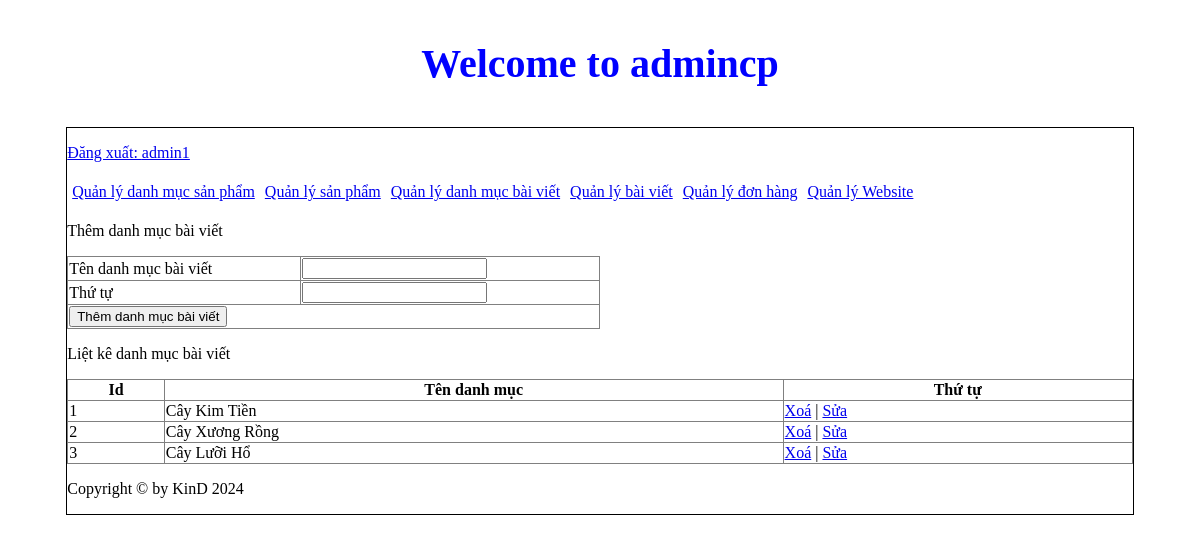
Page /admincp/index.php?action=quanlydanhmucbaiviet&query=them (signed in) on the committed database.
### tables this page shows
CREATE TABLE `tbl_danhmucbaiviet` (
  `id_baiviet` int(11) NOT NULL,
  `tendanhmuc_baiviet` varchar(250) NOT NULL,
  `thutu` int(11) NOT NULL
);

### admincp/modules/quanlydanhmucbaiviet/lietke.php (the view)
<?php
    $sql_lietke_danhmucbv = "SELECT * FROM tbl_danhmucbaiviet ORDER BY thutu ASC";
    $query_lietke_danhmucbv = mysqli_query($mysqli, $sql_lietke_danhmucbv);
?>
<p>Liệt kê danh mục bài viết</p>
<table style="width: 100%; border-collapse: collapse" border="1">
    <tr>
        <th>Id</th>
        <th>Tên danh mục</th>
        <th>Thứ tự</th>
    </tr>
    <?php
        $i = 0;
        while($row = mysqli_fetch_array($query_lietke_danhmucbv)){
            $i++;
    ?>
    <tr>
        <td><?php echo $i ?></td>
        <td><?php echo $row['tendanhmuc_baiviet'] ?></td>
        <td>
            <a href="modules/quanlydanhmucbaiviet/xuly.php?idbaiviet=<?php echo $row['id_baiviet'] ?> ">Xoá</a> | <a
                href="?action=quanlydanhmucbaiviet&query=sua&idbaiviet=<?php echo $row['id_baiviet'] ?> ">Sửa</a>
        </td>
    </tr>
    <?php
        }
    ?>
</table>

### rows in the picture
tbl_danhmucbaiviet: tendanhmuc_baiviet "Cây Kim Tiền"
tbl_danhmucbaiviet: tendanhmuc_baiviet "Cây Xương Rồng"
tbl_danhmucbaiviet: tendanhmuc_baiviet "Cây Lưỡi Hổ"

### other values in the picture
$_SESSION['dangnhap'] "admin1"
